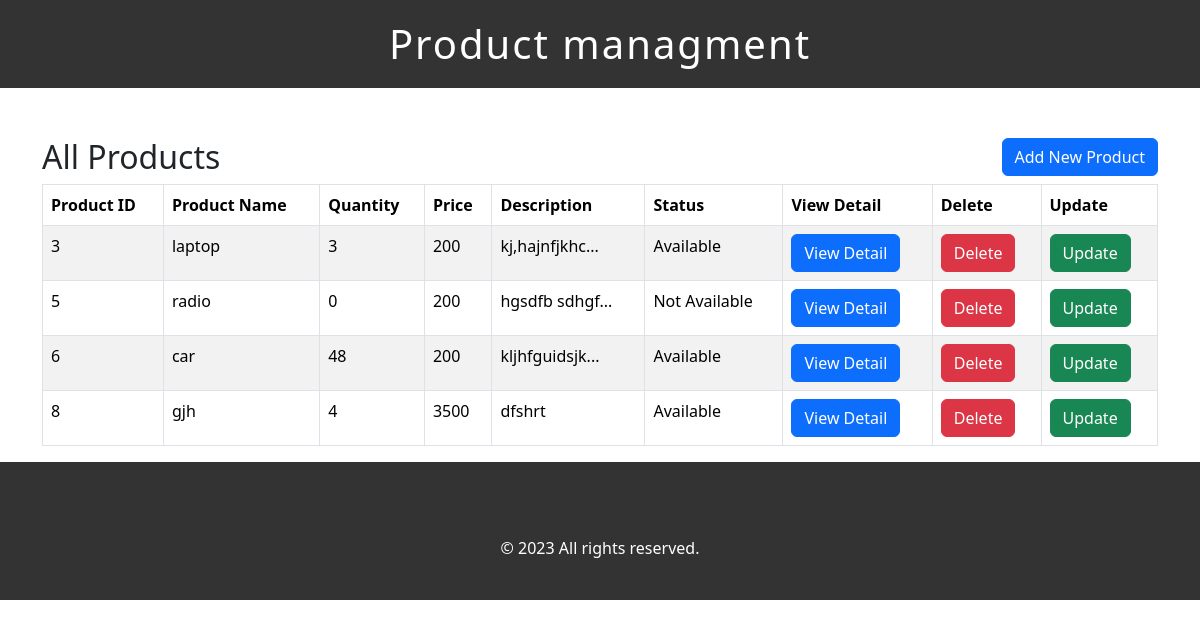
The page / on the database its author committed.
### tables this page shows
CREATE TABLE `product_table` (
  `Product_ID` int(8) NOT NULL,
  `Product_Name` varchar(50) NOT NULL,
  `Quantity` int(11) NOT NULL,
  `Price` float NOT NULL,
  `Description` text NOT NULL
);

### index.php (the view, shortened to what this page needs)
<?php
include("header.php");
include("dbcon.php");
?>
<div class="box1">
  <h2>All Products</h2>
  <button class="btn btn-primary" data-bs-toggle="modal" data-bs-target="#exampleModal">
    Add New Product
  </button>
</div>
<table class="table table-hover table-bordered table-striped">
  <thead>
    <tr>
      <th>Product ID</th>
      <th>Product Name</th>
      <th>Quantity</th>
      <th>Price</th>
      <th>Description</th>
      <th>Status</th>
      <th>View Detail</th>
      <th>Delete</th>
      <th>Update</th>
    </tr>
  </thead>
  <tbody>
    <?php
    $query = "SELECT * FROM `product_table`";
    $result = mysqli_query($connection, $query);
    if (!$result) {
      die("Query failed: " . mysqli_error($connection));
    } else {
      while ($row = mysqli_fetch_assoc($result)) {
        echo "<tr>";
        echo "<td>" . $row['Product_ID'] . "</td>";
        echo "<td>" . $row['Product_Name'] . "</td>";
        echo "<td>" . $row['Quantity'] . "</td>";
        echo "<td>" . $row['Price'] . "</td>";
        $description = $row['Description'];
        $limitedDescription = strlen($description) > 12 ? substr($description, 0, 12) . "..." : $description;
        echo "<td>" . $limitedDescription . "</td>";
        echo "<td>";
        if ($row['Quantity'] > 0) {
          echo "Available";
        } else {
          echo "Not Available";
        }
        echo "</td>";
        echo '<td><a href="View_page.php?id=' . $row['Product_ID'] . '" class="btn btn-primary">View Detail</a></td>';
        echo '<td><a href="Delete_page.php?id=' . $row['Product_ID'] . '" class="btn btn-danger">Delete</a></td>';
        echo '<td><a href="Update_page.php?id=' . $row['Product_ID'] . '" class="btn btn-success">Update</a></td>';
        echo "</tr>";
      }
    }
    ?>
  </tbody>
</table>
<?php include("footer.php"); ?>

### header.php (shortened to what this page needs)
<!DOCTYPE html>
<html lang="en">
<head>
    <link href="https://cdn.jsdelivr.net/npm/bootstrap@5.3.2/dist/css/bootstrap.min.css" rel="stylesheet">
    <link rel="stylesheet" href="style.css">
</head>
<body>
    <h1 id="main_title">Product managment</h1>
    <div class="container">

### footer.php (shortened to what this page needs)
</div>
<footer class=" py-4" style=" background-color: #333;">
    <div class="container text-center">
        <p style="color: white;">&copy; <span id="currentYear"></span> All rights reserved.</p>
    </div>
</footer>
</body>
</html>

### style.css (style rules this page uses)
#main_title { text-align: center; background-color: #333; color: #fff; padding: 20px; letter-spacing: 2px; font-family: 500; }
.box1 h2 { float: left; }
.box1 button { float:right; }
.container { margin-top: 50px; }

### rows shown on the page
product_table: Product_ID "3", Product_Name "laptop", Quantity "3", Price "200", Description "kj,hajnfjkhc...", shows "Available"
product_table: Product_ID "5", Product_Name "radio", Quantity "0", Price "200", Description "hgsdfb sdhgf...", shows "Not Available"
product_table: Product_ID "6", Product_Name "car", Quantity "48", Price "200", Description "kljhfguidsjk...", shows "Available"
product_table: Product_ID "8", Product_Name "gjh", Quantity "4", Price "3500", Description "dfshrt", shows "Available"
